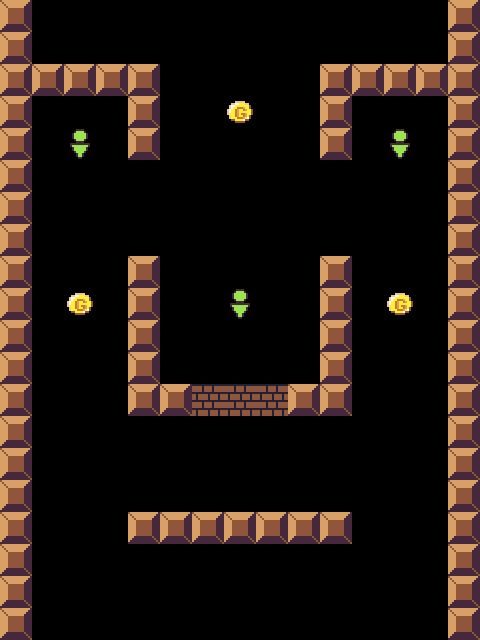

This game map was drawn from its Tiled (.tmx) file and the tilesets committed beside it. A one-line description and the full map source follow:
An orthogonal 15x20 tile map with 32x32 px tiles, 1 tile layer (object).

<map version="1.0" orientation="orthogonal" renderorder="right-down" width="15" height="20" tilewidth="32" tileheight="32" nextobjectid="1">
 <tileset firstgid="1" name="tileset" tilewidth="32" tileheight="32" tilecount="64" columns="8">
  <image source="tileset.png" width="256" height="256" />
 </tileset>
 <layer name="object" width="15" height="20">
  <data encoding="csv">
1,0,0,0,0,0,0,0,0,0,0,0,0,0,1,
1,0,0,0,0,0,0,0,0,0,0,0,0,0,1,
1,1,1,1,1,0,0,0,0,0,1,1,1,1,1,
1,0,0,0,1,0,0,10,0,0,1,0,0,0,1,
1,0,9,0,1,0,0,0,0,0,1,0,9,0,1,
1,0,0,0,0,0,0,0,0,0,0,0,0,0,1,
1,0,0,0,0,0,0,0,0,0,0,0,0,0,1,
1,0,0,0,0,0,0,0,0,0,0,0,0,0,1,
1,0,0,0,1,0,0,0,0,0,1,0,0,0,1,
1,0,10,0,1,0,0,9,0,0,1,0,10,0,1,
1,0,0,0,1,0,0,0,0,0,1,0,0,0,1,
1,0,0,0,1,0,0,0,0,0,1,0,0,0,1,
1,0,0,0,1,1,2,2,2,1,1,0,0,0,1,
1,0,0,0,0,0,0,0,0,0,0,0,0,0,1,
1,0,0,0,0,0,0,0,0,0,0,0,0,0,1,
1,0,0,0,0,0,0,0,0,0,0,0,0,0,1,
1,0,0,0,1,1,1,1,1,1,1,0,0,0,1,
1,0,0,0,0,0,0,0,0,0,0,0,0,0,1,
1,0,0,0,0,0,0,0,0,0,0,0,0,0,1,
1,0,0,0,0,0,0,0,0,0,0,0,0,0,1
</data>
 </layer>
</map>
